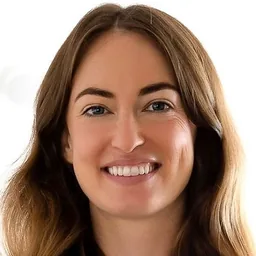
#> input picture apps/web/src/components/workouts/instructor-ayla.webp, 256 x 256 px
$ python glass.py ../../apps/web/src/components/workouts/instructor-ayla.webp ../../apps/web/src/components/workouts/instructor-ayla.webp
#> lines starting #> are read from the running program, lines starting #| are printed output that depends on the picture; after the words box and inside, x2 and y2 are one past the last pixel; in counts of white or black regions, pixels touching at a corner belong together
import sys
import numpy as np
from PIL import Image

master, out = sys.argv[1], sys.argv[2]
N = 1024
cov = Image.open(master).convert("L")                                   # the figure's coverage, white on black
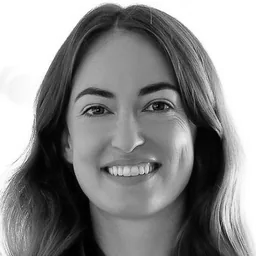
#> cov: PIL image 256x256 L; min 0, max 255, mean 139.7
fig = np.asarray(cov).astype(np.float32) / 255
big = np.asarray(cov.resize((N * 2, N * 2), Image.BICUBIC)) > 127       # 2x, for smooth edges
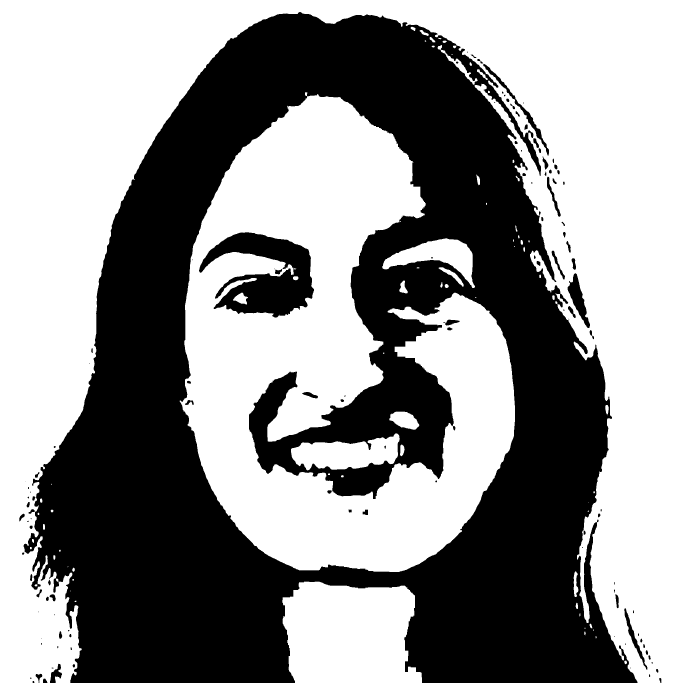
#> big: shape (2048, 2048) bool (shown at 1/3 size); 56.3% white; 118 black regions (35 under 20 px), largest, box (x1, y1, x2, y2) and area: (71, 36, 1913, 2048) 1764559, (597, 697, 942, 953) 46977, (1703, 820, 1770, 984) 4104

def erode(mask, r):
    """Shrink the shape by r px in every direction (a round brush)."""
    h, w = mask.shape
    inv = np.pad(~mask, r, constant_values=True)
    grown = np.zeros_like(inv)
    for dy in range(-r, r + 1):
        for dx in range(-r, r + 1):
            if dx * dx + dy * dy <= r * r:
                grown[r + dy:r + dy + h, r + dx:r + dx + w] |= inv[r:r + h, r:r + w]
    return ~grown[r:r + h, r:r + w]

# The gradients run over the figure itself, from the top of its head to the bottom of its legs.
rows = np.nonzero((fig > 0.5).any(axis=1))[0]
#> rows = 256 values from 0 to 255
top, bottom = rows[0], rows[-1]
#> top = 0; bottom = 255
y = np.clip((np.arange(N, dtype=np.float32) - top) / (bottom - top), 0, 1)[:, None] * np.ones((1, N))
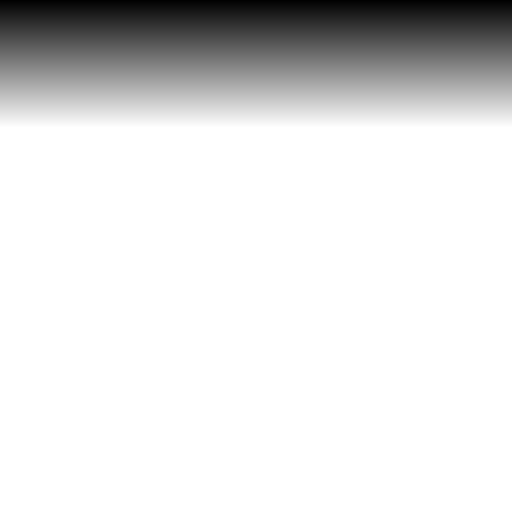
#> y: shape (1024, 1024) float64 (shown at 1/2 size); min 0, max 1, mean 0.875
def lerp(a, b, t):
    return np.array(a, np.float32)[None, None] * (1 - t[..., None]) + np.array(b, np.float32)[None, None] * t[..., None]

def icon(rim_px, fill_top, fill_bottom, rim_top, rim_bottom, bg_top=(0, 0, 0), bg_bottom=(0, 0, 0)):
    inner = np.asarray(Image.fromarray((erode(big, rim_px * 2) * 255).astype(np.uint8)).resize((N, N), Image.LANCZOS)).astype(np.float32) / 255
    inner = np.minimum(inner, fig)
    img = lerp(bg_top, bg_bottom, y)
    # The whole line in the rim's white, then its inside over it: no seam between them.
    img = img * (1 - fig[..., None]) + lerp(rim_top, rim_bottom, y) * fig[..., None]
    img = img * (1 - inner[..., None]) + lerp(fill_top, fill_bottom, y) * inner[..., None]
    return Image.fromarray(img.clip(0, 255).astype(np.uint8))

variants = {
    # The look chosen 2026-10-04: black background; each line's white rim, its inside graded from near-white to a light grey.
    "final": icon(6, (246, 246, 250), (212, 212, 222), (255, 255, 255), (248, 248, 252)),
    # Glass lines: a bright white rim round each line, the inside a touch softer and greying slightly toward the bottom.
    "lines": icon(6, (244, 244, 248), (220, 220, 228), (255, 255, 255), (248, 248, 251)),
    # The same, with the background's faint lift at the top.
    "lines-bg": icon(6, (244, 244, 248), (220, 220, 228), (255, 255, 255), (248, 248, 251), (30, 30, 34), (0, 0, 0)),
}
#> in erode, `inv = np.pad(~mask, r, constant_values=True)`:
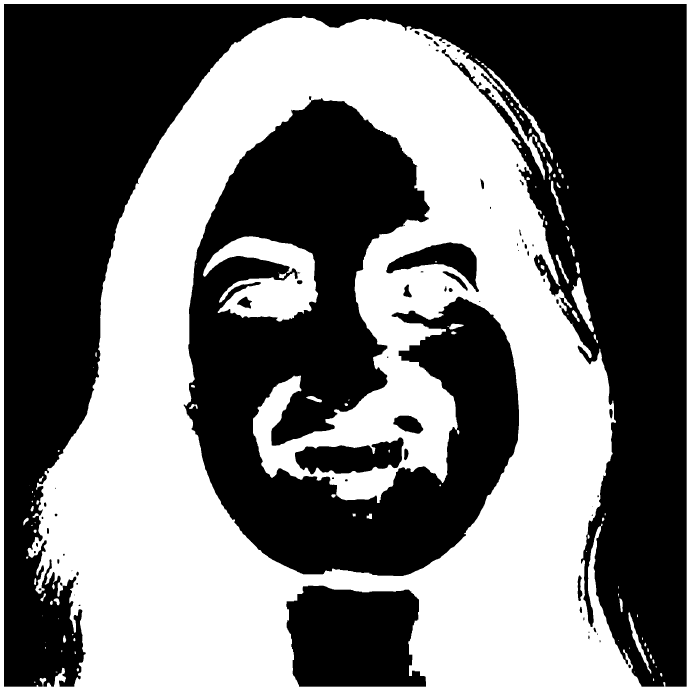
#> inv: shape (2072, 2072) bool (shown at 1/3 size); 45% white; 113 white regions (35 under 20 px), largest, box (x1, y1, x2, y2) and area: (0, 0, 2072, 2072) 1864861, (609, 709, 954, 965) 46977, (1715, 832, 1782, 996) 4104
#> after the loop in erode, `for dy in range(-r, r + 1):`:
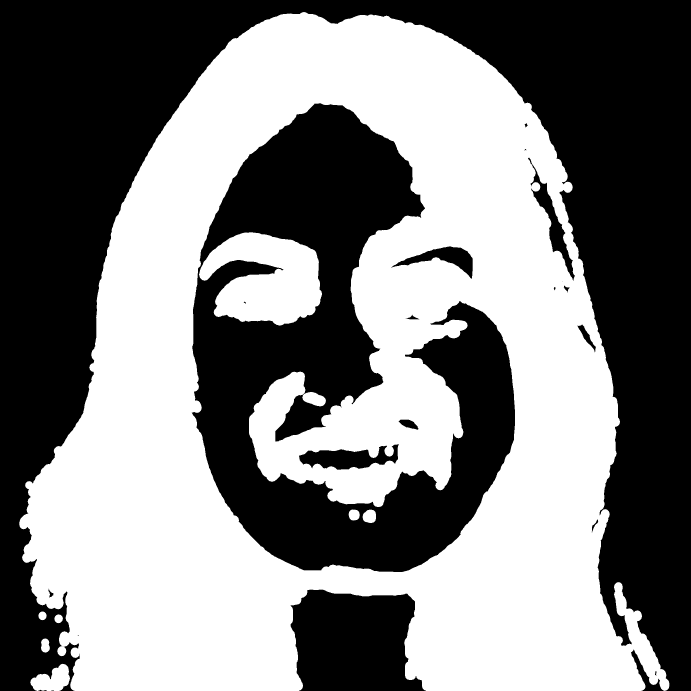
#> grown: shape (2072, 2072) bool (shown at 1/3 size); 50.2% white; 27 black regions (10 under 20 px), largest, box (x1, y1, x2, y2) and area: (0, 0, 2072, 2072) 1360480, (575, 310, 1545, 1716) 643869, (872, 1769, 1278, 2072) 98802
#> in erode, `return ~grown[r:r + h, r:r + w]`:
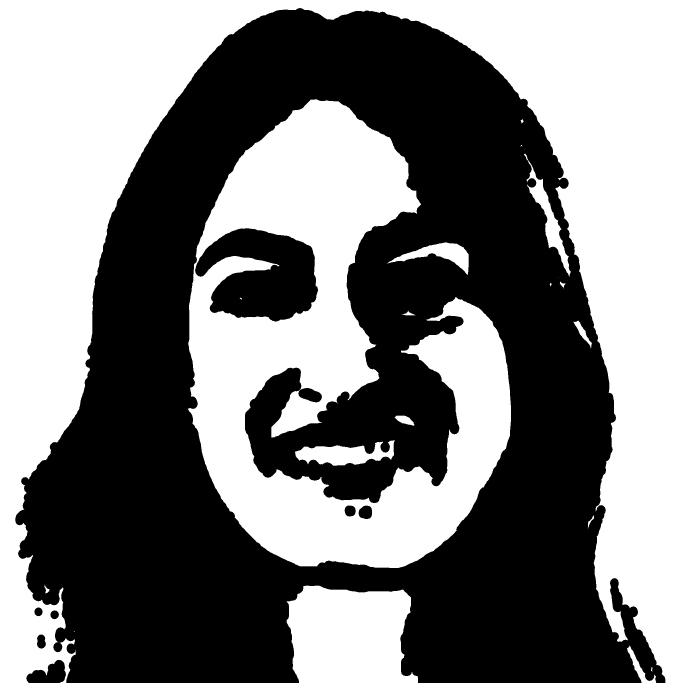
#> returned value: shape (2048, 2048) bool (shown at 1/3 size); 49.1% white; 24 white regions (7 under 20 px), largest, box (x1, y1, x2, y2) and area: (0, 0, 2048, 2048) 1284096, (563, 298, 1533, 1704) 643869, (860, 1757, 1254, 2048) 94426
#> in icon, `inner = np.asarray(Image.fromarray((erode(big, rim_px * 2) * 255).asty..`:
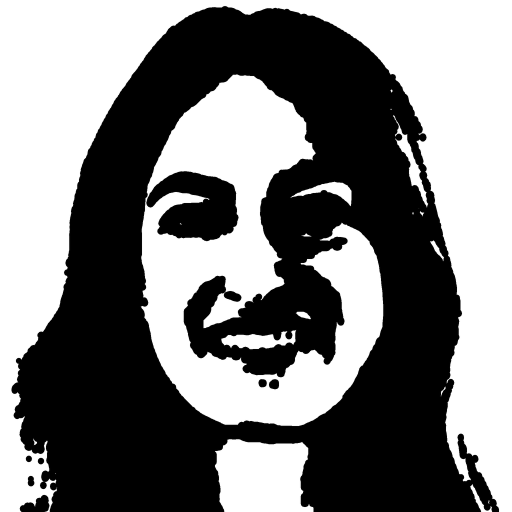
#> inner: shape (1024, 1024) float32 (shown at 1/2 size); min 0, max 1, mean 0.491
#> (the run stopped early here; a loop or call above may not have finished)
